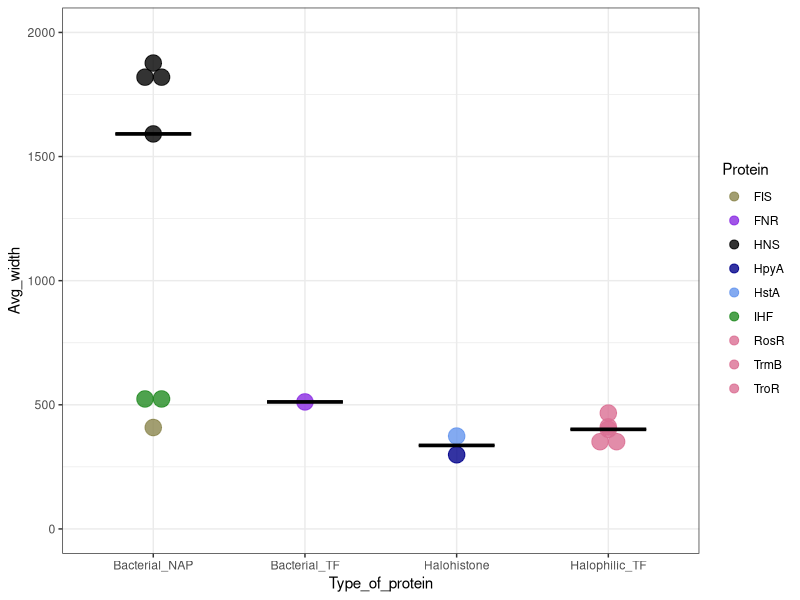
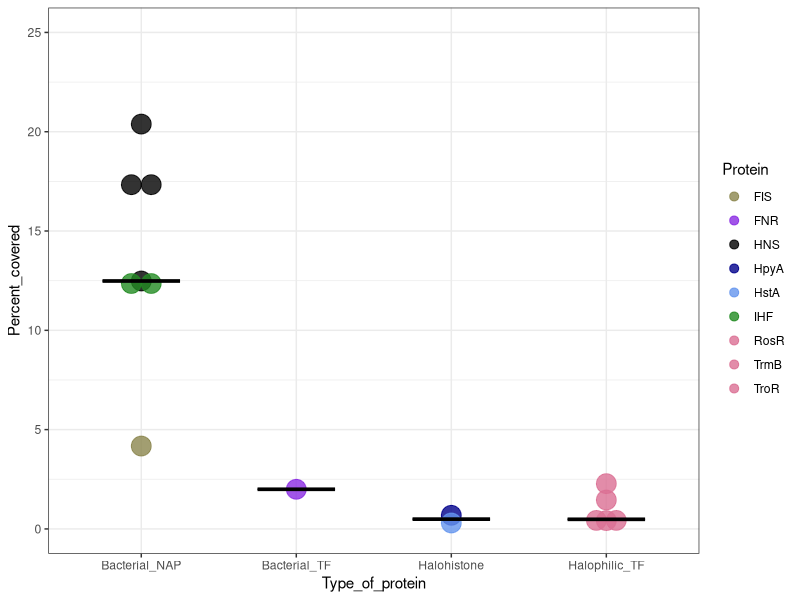

The R script that drew these images, in order:
## ---- chunk 1
library(readxl)
library(ggplot2)

Peakcharacteristics=read_excel("TableS3_peakcharacteristics.xlsx",sheet = "TableS3")
## ---- chunk 2
#Average widfth of peaks
ggplot(Peakcharacteristics,aes(x=Type_of_protein,y=Avg_width))+geom_dotplot(alpha=0.8,binaxis="y",stackdir="center",aes(fill=Protein,color=Protein))+stat_summary(fun=median,fun.min=median,fun.max=median,geom="crossbar",width=0.5)+theme_bw()+scale_fill_manual(values=c("khaki4","blueviolet","black","darkblue","cornflowerblue","forestgreen","palevioletred","palevioletred","palevioletred"))+scale_color_manual(values=c("khaki4","blueviolet","black","darkblue","cornflowerblue","forestgreen","palevioletred","palevioletred","palevioletred"))+ylim(c(0,2000))

#Percentage of genome covered by binding peaks
ggplot(Peakcharacteristics,aes(x=Type_of_protein,y=Percent_covered))+geom_dotplot(alpha=0.8,binaxis="y",binwidth=1,stackdir="center",aes(fill=Protein,color=Protein))+stat_summary(fun=median,fun.min=median,fun.max=median,geom="crossbar",width=0.5)+theme_bw()+ylim(c(0,25))+scale_fill_manual(values=c("khaki4","blueviolet","black","darkblue","cornflowerblue","forestgreen","palevioletred","palevioletred","palevioletred"))+scale_color_manual(values=c("khaki4","blueviolet","black","darkblue","cornflowerblue","forestgreen","palevioletred","palevioletred","palevioletred"))


## ---- chunk 3
sessionInfo()
